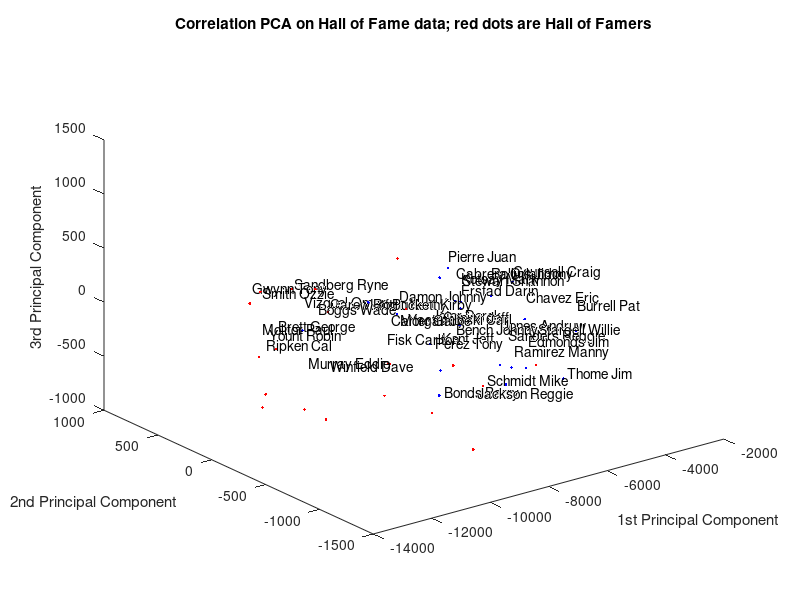

MATLAB code to generate this figure:
BaseballPlayer = [
% YR   G    AB    R    H   2B  3B  HR  RBI  SB  CS   BB   SO IBB HBP  SH  SF  GIDP  AVG    OBP    SLG  HoF
  15 1978  7008 1017 1879 338  21 373 1288  67  37  855 1163 127  17   8  81  183  0.268  0.346  0.482  1  ; %  Bench Johnny
  17 2335  8842 1462 2892 564  60 113  970  23  35 1377  724 176  23  25  92  227  0.327  0.415  0.443  1  ; %  Boggs Wade
  21 2707 10349 1583 3154 665 137 317 1595 201  97 1096  908 229  33  26 120  235  0.305  0.369  0.487  1  ; %  Brett George
  17 2205  8340 1312 2777 396 103  83  922 336 174  955  866 139  22 119  61  193  0.333  0.400  0.435  1  ; %  Carew Rod
  19 2296  7971 1025 2092 371  31 324 1225  39  42  848  997 106  68  33  99  180  0.262  0.335  0.439  1  ; %  Carter Gary
  25 2499  8756 1276 2356 421  47 376 1330 128  58  849 1386 105 143  26  79  204  0.269  0.341  0.457  1  ; %  Fisk Carlton
  20 2440  9288 1383 3141 543  85 135 1138 319 125  790  434 203  24  45  85  260  0.338  0.388  0.459  1  ; %  Gwynn Tony
  19 2631  9193 1456 2425 446  39 533 1622 213 110 1315 2380 159  86   8  65  179  0.264  0.359  0.495  1  ; %  Jackson Reggie
  21 2683 10835 1782 3319 605 114 234 1307 504 131 1094 1244 100  47  75 109  209  0.306  0.369  0.448  1  ; %  Molitor Paul
  16 2209  7675 1402 2079 386  63 243 1006 625 139 1580  828  67  32  38  88   97  0.271  0.394  0.433  1  ; %  Morgan Joe
  21 3026 11336 1627 3255 560  35 504 1917 110  43 1333 1516 222  18   2 128  316  0.287  0.359  0.476  1  ; %  Murray Eddie
  18 2246  7990 1035 2239 427  57 319 1371  45  26  803 1553 120  29   4  88  212  0.280  0.345  0.468  1  ; %  Perez Tony
  12 1783  7244 1071 2304 414  57 207 1085 134  76  450  965  85  56  23  58  188  0.318  0.360  0.477  1  ; %  Puckett Kirby
  21 3001 11551 1647 3184 603  44 431 1695  36  39 1129 1305 107  66  10 127  350  0.276  0.340  0.447  1  ; %  Ripken Cal
  17 2164  8385 1318 2386 403  76 282 1061 344 107  761  260  59  34  31  71  139  0.285  0.344  0.452  1  ; %  Sandberg Ryne
  18 2404  8352 1506 2234 408  59 548 1595 174  92 1507 1883 201  79  16 108  156  0.267  0.380  0.527  1  ; %  Schmidt Mike
  19 2573  9396 1257 2460 402  69  28  793 580 148 1072  589  79  33 214  63  167  0.262  0.337  0.328  1  ; %  Smith Ozzie
  14 1579  5256  844 1508 302  26 339 1062   7   8  697 1305 159  52   0  54   91  0.287  0.373  0.548  1  ; %  Stargell Willie
  23 2973 11003 1669 3110 540  88 465 1833 223  96 1216 1686 172  25  19  95  319  0.283  0.353  0.475  1  ; %  Winfield Dave
  15 2087  7416 1117 2056 356  24 290 1188 103  68 1195  776 126  23   4  82  185  0.277  0.376  0.449  1  ; %  Yastrzemski Carl
  19 2856 11008 1632 3142 583 126 251 1406 271 105  966 1350  95  48 104 123  217  0.285  0.342  0.430  1  ; %  Yount Robin
  19 2860  9507 2152 2841 587  77 734 1930 509 141 2426 1485 645 103   4  89  152  0.299  0.443  0.608  0  ; %  Bonds Barry
   7  994  3527  504  911 194  11 188  644   5   1  569 1017  38  21   0  28   84  0.258  0.362  0.479  0  ; %  Burrell Pat
  10 1256  4663  605 1254 306  27  89  541 145  35  333  429  24  20  39  47  115  0.269  0.317  0.403  0  ; %  Cabrera Orlando
   9 1166  4212  667 1143 245  18 212  716  43  15  516  790  65  13   0  36   95  0.271  0.350  0.489  0  ; %  Chavez Eric
  17 1923  6701  845 1917 372  35 208 1034  50  29  644 1132  44  41   7  96  177  0.286  0.348  0.445  0  ; %  Conine Jeff
  12 1053  3446  489  896 160  28  31  283  90  40  419  470  28  36  39  24   53  0.260  0.344  0.350  0  ; %  Counsell Craig
  12 1704  6770 1188 1958 361  85 154  780 306  85  665  789  33  36  48  60   66  0.289  0.353  0.436  0  ; %  Damon Johnny
  14 1697  5907 1115 1709 380  21 350 1068  63  46  878 1512  86  46   7  58  103  0.289  0.382  0.539  0  ; %  Edmonds Jim
  11 1320  5258  818 1505 279  30 114  625 170  51  419  796  40  35  27  39   78  0.286  0.341  0.416  0  ; %  Erstad Darin
  12 1679  6790 1277 2150 347  50 183  860 249  62  705 1191  26 115  64  37  150  0.317  0.388  0.463  0  ; %  Jeter Derek
  11 1607  5836  962 1556 303  32 342 1023 133  53  647 1256  61  75   6  53  143  0.267  0.345  0.505  0  ; %  Jones Andruw
  15 2041  7564 1200 2189 501  45 345 1380  93  56  719 1409  56 113  10  95  194  0.289  0.356  0.504  0  ; %  Kent Jeff
  10 1284  4811  644 1369 265  41 102  540  88  50  411  569  22  12  27  39  112  0.285  0.340  0.420  0  ; %  Kotsay Mark
  16 1967  7630 1442 2283 358 110 123  743 599 153  889  965  42  30  66  60  103  0.299  0.372  0.423  0  ; %  Lofton Kenny
   7 1007  4110  607 1244 149  61  12  287 325 116  258  249   4  50  76  10   49  0.303  0.350  0.377  0  ; %  Pierre Juan
  14 1817  6575 1258 2066 438  16 470 1516  34  31 1054 1451 154  78   2  74  192  0.314  0.411  0.600  0  ; %  Ramirez Manny
   7  952  3997  630 1095 231  61  84  391 207  52  319  555  22  18  28  22   53  0.274  0.329  0.425  0  ; %  Rollins Jimmy
  16 1753  6168 1025 1643 334  60 303  972 304 114  663 1599  49  70  14  43  119  0.266  0.342  0.487  0  ; %  Sanders Reggie
  12 1188  4823  760 1444 289  38 102  518 182  67  435  606  15  70  14  33   92  0.299  0.364  0.439  0  ; %  Stewart Shannon
  16 1881  6409 1259 1806 350  24 472 1302  18  19 1364 1909 139  56   1  61  110  0.282  0.409  0.565  0  ; %  Thome Jim
  18 2443  8966 1283 2472 398  68  73  818 366 146  897  903  10  46 218  80  174  0.276  0.342  0.360  0  ; %  Vizquel Omar
];

Stat = {'YR' 'G' 'AB' 'R' 'H' '2B' '3B' 'HR' 'RBI' 'SB' 'CS' 'BB' 'SO' 'IBB' 'HBP' 'SH' 'SF' 'GIDP' 'AVG' 'OBP' 'SLG' 'HoF'}

Name = {
'Bench Johnny'
'Boggs Wade'
'Brett George'
'Carew Rod'
'Carter Gary'
'Fisk Carlton'
'Gwynn Tony'
'Jackson Reggie'
'Molitor Paul'
'Morgan Joe'
'Murray Eddie'
'Perez Tony'
'Puckett Kirby'
'Ripken Cal'
'Sandberg Ryne'
'Schmidt Mike'
'Smith Ozzie'
'Stargell Willie'
'Winfield Dave'
'Yastrzemski Carl'
'Yount Robin'
'Bonds Barry'
'Burrell Pat'
'Cabrera Orlando'
'Chavez Eric'
'Conine Jeff'
'Counsell Craig'
'Damon Johnny'
'Edmonds Jim'
'Erstad Darin'
'Jeter Derek'
'Jones Andruw'
'Kent Jeff'
'Kotsay Mark'
'Lofton Kenny'
'Pierre Juan'
'Ramirez Manny'
'Rollins Jimmy'
'Sanders Reggie'
'Stewart Shannon'
'Thome Jim'
'Vizquel Omar'
};


n = size(BaseballPlayer,1);
p = size(BaseballPlayer,2);

PlayerStats = BaseballPlayer(:, 1:(p-1));
PlayerHallOfFameness = BaseballPlayer(:,p);

A = PlayerStats;
b = PlayerHallOfFameness;

number_of_Hall_of_Famers = sum(BaseballPlayer(:,p))


% Hall of Fame analysis with covariance matrix.

CovarianceMatrix = cov(PlayerStats);
CorrelationMatrix = corr(PlayerStats);

[U,S,V] = svd(CovarianceMatrix);

%CovarianceFirstTwoPrincipalComponents = U(:,1:2);
%XYcoordinates = PlayerStats * CovarianceFirstTwoPrincipalComponents;
%X = XYcoordinates(:,1);
%Y = XYcoordinates(:,2);

CorrelationFirstThreePrincipalComponents = U(:,1:3);
XYZcoordinates = PlayerStats * CorrelationFirstThreePrincipalComponents;
X = XYZcoordinates(:,1);
Y = XYZcoordinates(:,2);
Z = XYZcoordinates(:,3);

figure
plot3( X, Y, Z, 'b.' )
hold on
plot3( X(1:number_of_Hall_of_Famers), Y(1:number_of_Hall_of_Famers), Z(1:number_of_Hall_of_Famers), 'r.' )

rotate3d on

title('Correlation PCA on Hall of Fame data; red dots are Hall of Famers')
xlabel('1st Principal Component')
ylabel('2nd Principal Component')
zlabel('3rd Principal Component')

for i=1:n
   text( X(i) * 0.99, Y(i) * 1.01, Name(i) )
end
hold off

CorrelationFirstThreePrincipalComponents
